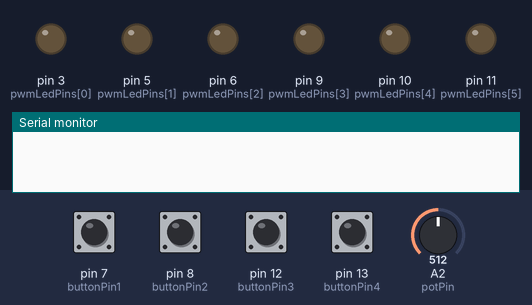
Bench run of a sketch on a simulated Arduino Uno, built with avr-gcc and run on an emulated ATmega328P. Shown: output pins drawn as LEDs (lit = HIGH), the last lines printed to the serial monitor. Dashed ring = blinking. The inputs (shaded band) are chosen by the test bench; at power-on: pin 7 (buttonPin1), pin 8 (buttonPin2), pin 12 (buttonPin3), pin 13 (buttonPin4) LOW, A2 (potPin) = 512.

Above: at 1.2 s.
1.3 s: pin 7 (buttonPin1) pulled HIGH for 0.15 s
At 1.55 s:
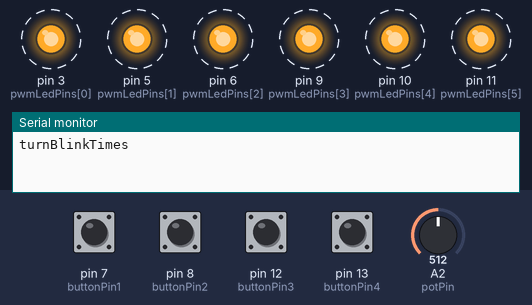
4.3 s: pin 13 (buttonPin4) pulled HIGH for 0.15 s
At 9.45 s:
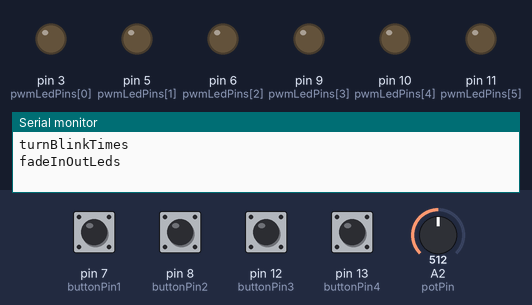
Timing chart, 0 to 26.5 s (numbered marks = the images above; inputs shaded):
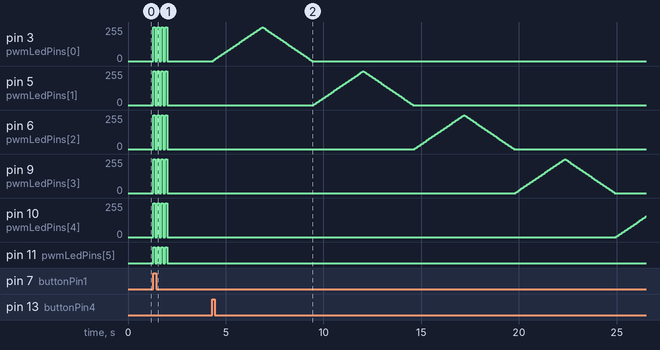

Measured:
- after the input at 1.3 s, pin 3 (pwmLedPins[0]), pin 5 (pwmLedPins[1]): alternates 255/255 for 0.10 s and 0/255 for 0.10 s, 8 changes in all, then stays 0/255, starting at once
- after the input at 4.3 s, pin 3 (pwmLedPins[0]), pin 5 (pwmLedPins[1]), pin 6 (pwmLedPins[2]), pin 9 (pwmLedPins[3]): rises from 0/255 to 255/255 in 2.5 s, then falls to 0/255 in 2.6 s; pin 10 (pwmLedPins[4]): moves from 0/255 to 155/255 over 1.5 s, starting after 20.7 s

The sketch:

exp10_keys.ino
```cpp
/************************************************************************************
* IMBRAX - INDUSTRIA MECATRONICA BRASILEIRA
* Nome: exp10_keys
* Descricao: Usa 4 chaves tacteis para controlar o acionamento de 6 leds. Cada botao
* chama uma funcao com comportamento diferente.
*
* Escrito por: Diego W. Antunes <diego@imbrax.com.br>
* Data: 01/10/2011
*************************************************************************************/

/************************************************************************************
* Constantes utilizadas no programa
************************************************************************************/
const int numLeds = 6;  // Constante com o numero total de leds acionados
const int potPin = 2;   // Pino onde o Pot esta ligado
const int pwmLedPins[numLeds] = {3, 5, 6, 9, 10, 11}; // Declara os pinos dos leds
const int buttonPin1 = 7;    // pushbutton pin
const int buttonPin2 = 8;    // pushbutton pin
const int buttonPin3 = 12;   // pushbutton pin
const int buttonPin4 = 13;   // pushbutton pin

/************************************************************************************
* Variaveis
************************************************************************************/
int val = 10;
int bt[4] = {0, 0, 0, 0};        // Controle de estado dos botoes
int btState[4] = {0, 0, 0, 0};   // Estado atual dos botoes
int lastBt[4] = {0, 0, 0, 0};    // Estado anterior dos botoes

unsigned long lastBlockTime = 0;        // inicializado quando um canal e bloqueado, reiniciado sempre que ha sinal em um canal
unsigned long debounceDelay = 50;       // the debounce time; increase if the output flickers
unsigned long lastDebounceTimeBt[4] = {0, 0, 0, 0};  // the last time the output pin was toggled

/************************************************************************************
* Funcao: setup
* Descricao: Faz a configuracao e inicializacao de algumas variaveis importantes
* Notas:
************************************************************************************/
void setup()
{
  // Configura cada um dos pinos dos botoes como entrada
  pinMode(buttonPin1, INPUT);
  pinMode(buttonPin2, INPUT);
  pinMode(buttonPin3, INPUT);
  pinMode(buttonPin4, INPUT);

  // Configura os leds como saida
  for (int i = 0; i < numLeds; i++)
    pinMode(pwmLedPins[i], OUTPUT);

  // Inicializa a porta serial
  Serial.begin(9600);
}

/************************************************************************************
* Funcao: loop
* Descricao: Loop principal onde o microcontrolador deve passar a maior parte do tempo
* Notas:
************************************************************************************/
void loop()
{
  // Faz a leitura do estado dos botoes e se encarrega do tratamento
  readButtonPins();
}

/************************************************************************************
* Funcao: readButtonPins
* Descricao: Verifica qual botao teve mudanca de estado e chama a ahndleButton.
* Notas:
************************************************************************************/
int readButtonPins()
{
  unsigned long actualTime = millis();

  bt[0] = digitalRead(buttonPin1);
  bt[1] = digitalRead(buttonPin2);
  bt[2] = digitalRead(buttonPin3);
  bt[3] = digitalRead(buttonPin4);

  // compara o estado atual com o estado anterior
  if (bt[0] != lastBt[0]) {
    lastDebounceTimeBt[0] = actualTime;
    handleButton(0);
  } else if (bt[1] != lastBt[1]) {
    lastDebounceTimeBt[1] = actualTime;
    handleButton(1);
  } else if (bt[2] != lastBt[2]) {
    lastDebounceTimeBt[2] = actualTime;
    handleButton(2);
  } else if (bt[3] != lastBt[3]) {
    lastDebounceTimeBt[3] = actualTime;
    handleButton(3);
  }
}

/************************************************************************************
* Funcao: handleButton
* Descricao: Trata o debounce dos botoes e chama a funcao para cada botao pressionado.
* Notas:
************************************************************************************/
void handleButton(const int button)
{
  if ((millis() - lastDebounceTimeBt[button]) > debounceDelay) {
    // executa uma nova leitura pois o tempo atual e maior que o debounceDelay
    btState[button] = bt[button];
  }

  switch (button) {
    case 0: {
      if (bt[button] == HIGH)
        turnBlinkTimes(4);
    }
      break;
    case 1: {
      if (bt[button] == HIGH)
        turnOnLeds();
    }
      break;
    case 2: {
      if (bt[button] == HIGH)
        turnOffLeds();
    }
      break;
    case 3: {
      if (bt[button] == HIGH)
        fadeInOutLeds();
    }
      break;
    default:
      break;
  }

  // atualiza o ultimo estado do botao
  lastBt[button] = bt[button];
}

/************************************************************************************
* Funcao: turnOnLeds
* Descricao: Liga todos os leds de uma vez.
* Notas:
************************************************************************************/

void turnOnLeds()
{
  Serial.println("turnOnLeds");

  for (int i = 0; i < numLeds; i++) {
    digitalWrite(pwmLedPins[i], HIGH);
  }
}

/************************************************************************************
* Funcao: turnOffLeds
* Descricao: Desliga os leds de uma so vez.
* Notas:
************************************************************************************/
void turnOffLeds()
{
  Serial.println("turnOffLeds");

  for (int i = 0; i < numLeds; i++) {
    digitalWrite(pwmLedPins[i], LOW);
  }
}

/************************************************************************************
* Funcao: turnBlinkTimes
* Descricao: Faz com que os leds pisquem numBlinks vezes.
* Notas:
************************************************************************************/
void turnBlinkTimes(const int numBlinks)
{
  Serial.println("turnBlinkTimes");

  for(int k = 0; k < numBlinks; k++) {
    for (int i = 0; i < numLeds; i++) {
      digitalWrite(pwmLedPins[i], HIGH);
    }

    delay(100);
    for (int i = 0; i < numLeds; i++) {
      digitalWrite(pwmLedPins[i], LOW);
    }

    delay(100);
  }
}

/************************************************************************************
* Funcao: fadeInOutLeds
* Descricao: Aplica o efeito de FadeIn-FadeOut nos leds.
* Notas:
************************************************************************************/
void fadeInOutLeds()
{
  Serial.println("fadeInOutLeds");

  for (int i = 0; i < numLeds; i++) {
    for (int fadeValue = 0; fadeValue < 255; fadeValue += 5) {
      analogWrite(pwmLedPins[i], fadeValue);
      val = analogRead(potPin);
      val = map(val, 0, 1024, 0, 100);
      delay(val);
    }

    for (int fadeValue = 255; fadeValue >= 0; fadeValue -= 5) {
      analogWrite(pwmLedPins[i], fadeValue);
      delay(val);
     }
  }
}
```
